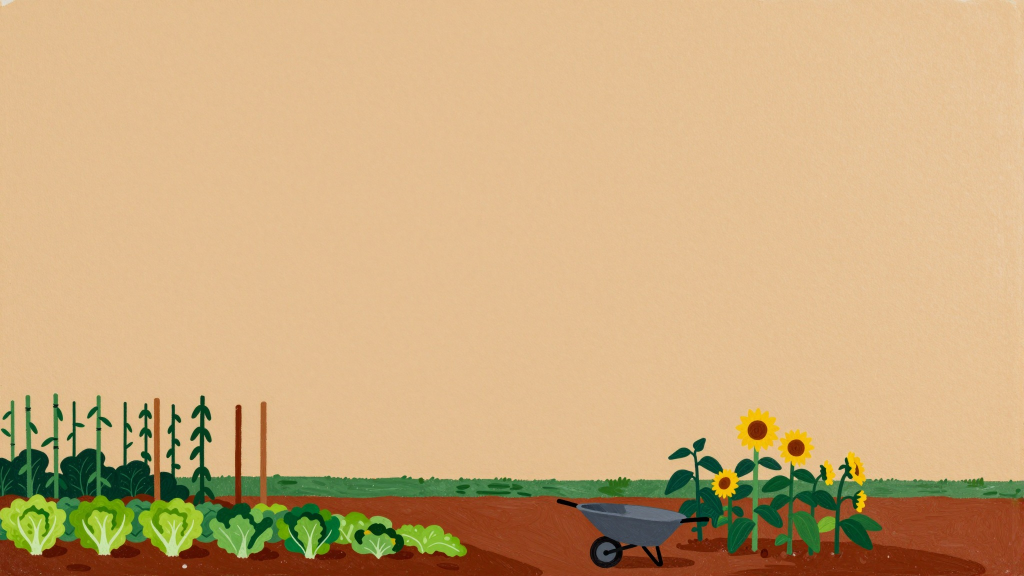
#> input picture examples/bramblecote/inputs/band.jpg, 2048 x 1152 px (shown at 1/2 size); its folder holds only this picture in this run
$ python -i camera_guide.py   (imports and definitions only)   (older library calls are emulated)
#> lines starting #> are read from the running program, lines starting #| are printed output that depends on the picture; after the words box and inside, x2 and y2 are one past the last pixel; in counts of white or black regions, pixels touching at a corner belong together
"""camera_guide: keyed camera moves on moving (video) beats.

A video model takes camera direction only as words, which it mostly ignores, so "the crowd keeps walking while the
camera pushes in to the girl" used to be impossible: a clip, then a cut to a still. A beat with `camera:` keys gets the
camera it asks for by construction, in four steps (each cached by its own digest in the beat's folder):

    still.png     the beat's start image, fitted to beat_res
    depth.npy     Depth Anything V2 depth of that image (the freeze pipeline's prepare_depth: edge-snapped)
    people.png    the moving subjects (`camera.subjects`, found by Florence-2, cut out by SAM 2.1: engine/region.py)
    guide.mp4     the camera path flown through the image's depth with the freeze renderer (engine/freeze.py), as a
                  depth video, with the moving subjects softened into blobs so the guide fixes the camera and the static
                  world (street, buildings, lamps) but leaves the people free to walk. Beside it: guide_rgb.mp4 (the
                  same move flown through the picture itself, a pure-camera preview and the reference the follow
                  measurement compares against) and guide_static.mp4 (where the static world is, per frame).

The guide then steers a video model along the same machinery a take uses: LTX-2.3 with the IC-LoRA union control
(`build_graph`, the depth guide of film takes) or Wan 2.2 Fun Control (`build_wan_graph`, the guide as the control
video), or Uni3C (the purpose-built camera controlnet; needs a file that is not installed by default).

Whether the camera really follows the keys is measured, not assumed: `follow_error` registers every generated frame
against the pure-camera render of the first frame and reports how far the view is from the keyed one.
"""
from __future__ import annotations

import json
import math
import shutil
import time
from dataclasses import dataclass
from pathlib import Path
from typing import Callable, Optional

import numpy as np

from . import freeze as fz
from .freeze import FPS, CameraPath, View
from .project import BuildError

VERSION = 5


# ---------------------------------------------------------------- the path

def camera_path(move) -> CameraPath:
    """The beat's own CameraPath (same keys, same easing as a frozen moment's)."""
    return CameraPath(move.keys, move.ease)


@dataclass
class CameraPlan:
    """The camera over one beat: a path over some stretch [lo, hi] of 0-1. Alone a beat covers all of [0, 1] of its own
    path. Beats that `continue` one another share one smooth path over the whole chain (it rests only at the chain's ends
    and on holds, so the camera's position AND speed carry across each cut), and each covers its own slice."""
    path: CameraPath
    lo: float = 0.0
    hi: float = 1.0

    def at(self, t: float) -> View:
        return self.path.at(self.lo + (self.hi - self.lo) * min(1.0, max(0.0, t)))

    # [37 lines left out: functions keys, chain_of, plan_for, not called in this run]


def view_at(move, t: float) -> View:
    return camera_path(move).at(t)


# ---------------------------------------------------------------- the guide's pictures

# [15 lines left out: function soften_subjects, not called in this run]


def _gray3(a: np.ndarray) -> np.ndarray:
    u8 = (np.clip(a, 0, 1) * 255 + 0.5).astype(np.uint8)
    return np.repeat(u8[..., None], 3, axis=2)


# [16 lines left out: function render_streams, not called in this run]


@dataclass
class Guide:
    depth: Path          # guide.mp4, what steers the model
    rgb: Path            # guide_rgb.mp4, the picture flown along the same path
    static: Path         # guide_static.mp4, 255 where the static world is
    frames: int
    fps: int


# [26 lines left out: function write_guide, not called in this run]


# ---------------------------------------------------------------- generating along the guide

NEGATIVE = ("static camera, camera shake, flicker, morphing, warped body, extra limbs, new objects appearing, text, "
            "watermark, blur, cuts")


# [8 lines left out: function _unique, not called in this run]


def ltx_frames(seconds: float) -> int:
    from .animate import frames_for
    return frames_for(seconds)


# [79 lines left out: functions generate_ltx, wan_clip_frames, generate_wan, encode_pngs, not called in this run]


# ---------------------------------------------------------------- measuring: does the camera follow the keys?

def _gray(a: np.ndarray) -> np.ndarray:
    import cv2
    return cv2.cvtColor(a, cv2.COLOR_RGB2GRAY)
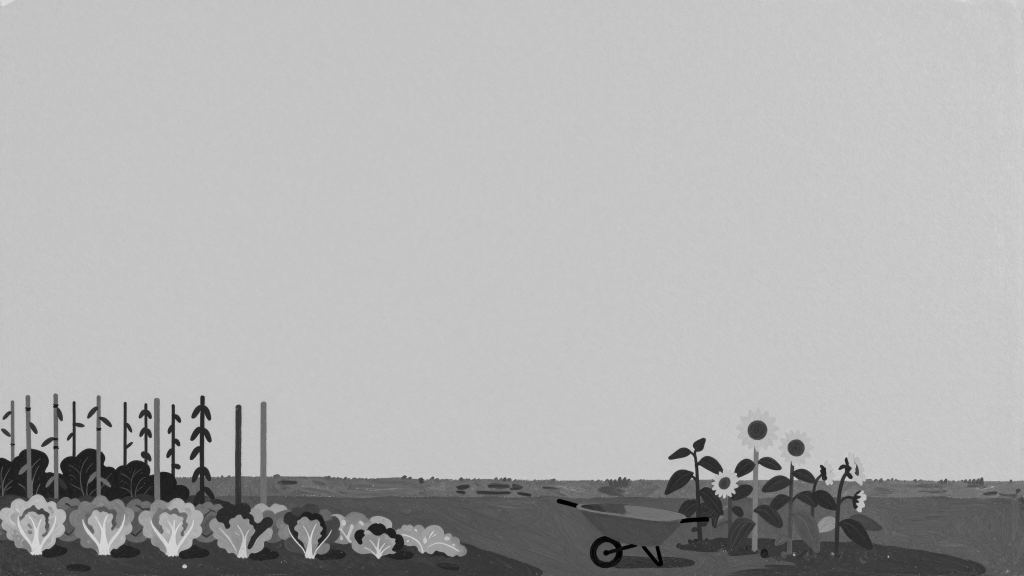
#> returned value: shape (1152, 2048) (shown at 1/2 size); min 0, max 223, mean 176


# [135 lines left out: functions register, view_from_transform, register_all, track_views, relative_view, follow_error and 2 more, not called in this run]


UNI3C_FILE = "Wan21_Uni3C_controlnet_fp16.safetensors"
UNI3C_SOURCE = "https://huggingface.co/Kijai/WanVideo_comfy/blob/main/Wan21_Uni3C_controlnet_fp16.safetensors"


# [62 lines left out: functions uni3c_name, build_uni3c_graph, generate_uni3c, not called in this run]


# ---------------------------------------------------------------- matching the plate (tone and grain)

def noise_level(rgb: np.ndarray, mask: Optional[np.ndarray] = None) -> float:
    """The grain of a picture: the standard deviation (0-255) of what a light blur takes out of its luminance, over its flat
    parts (low local gradient), so edges and ink lines do not count as noise."""
    import cv2
    g = _gray(rgb).astype(np.float32)
    hf = g - cv2.GaussianBlur(g, (0, 0), 1.2)
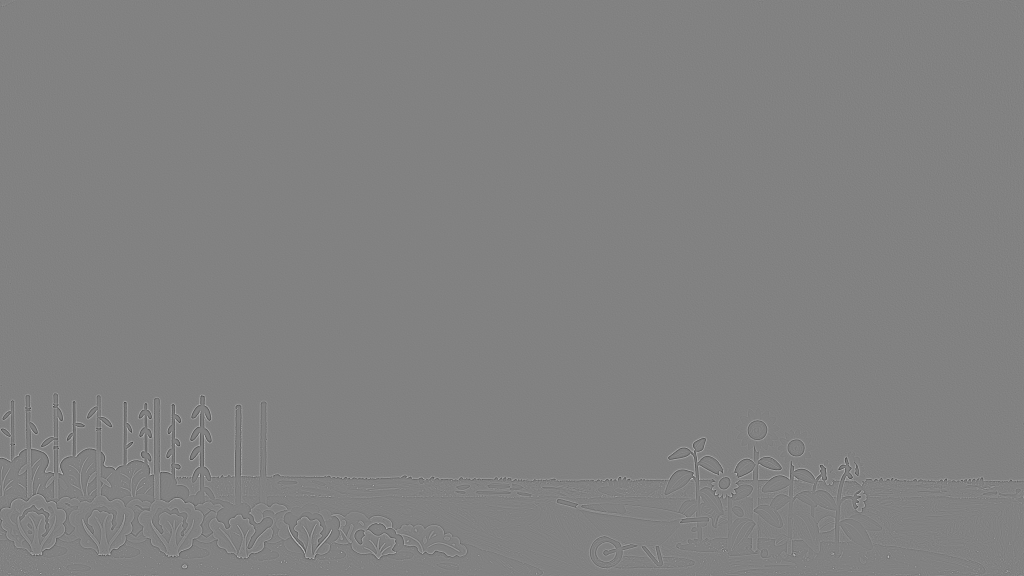
#> hf: shape (1152, 2048) float32 (shown at 1/2 size); min -90.89, max 87.55, mean 0; drawn with min black and max white
    grad = np.hypot(cv2.Sobel(cv2.GaussianBlur(g, (0, 0), 1.5), cv2.CV_32F, 1, 0), cv2.Sobel(cv2.GaussianBlur(g, (0, 0), 1.5), cv2.CV_32F, 0, 1))
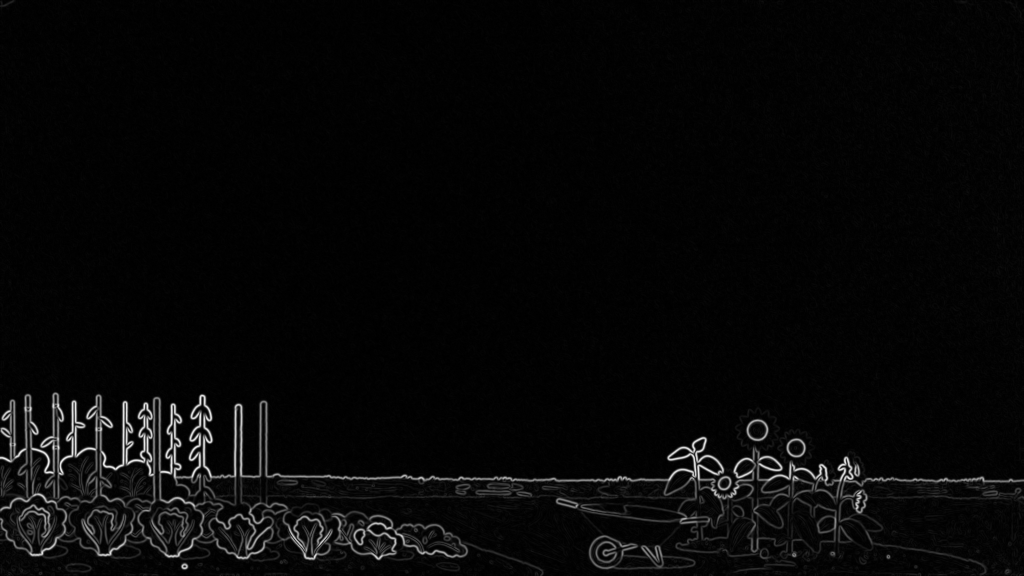
#> grad: shape (1152, 2048) float32 (shown at 1/2 size); min 0, max 301.4, mean 9.1; drawn with min black and max white
    flat = grad < max(2.0, float(np.percentile(grad, 40)))
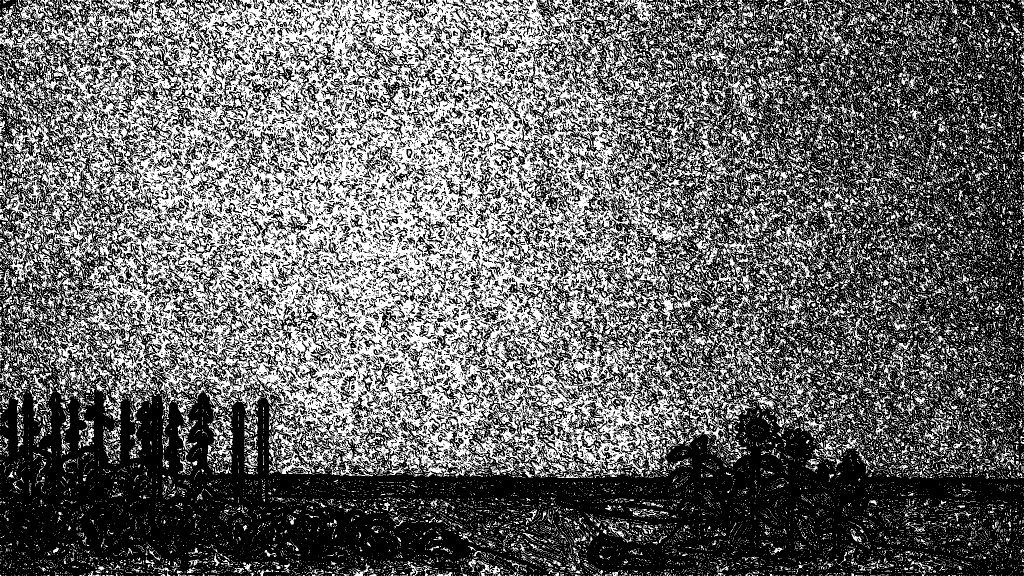
#> flat: shape (1152, 2048) bool (shown at 1/2 size); 40% white; 23683 white regions (20892 under 20 px), largest, box (x1, y1, x2, y2) and area: (0, 0, 1509, 956) 616442, (1187, 24, 1359, 259) 8748, (101, 630, 249, 815) 4839
    if mask is not None:
        flat &= mask > 127
    return float(hf[flat].std()) if flat.sum() > 200 else 0.0


# [159 lines left out: functions tone_match, people_displacement, stabilised, crop_view, contact_sheet, world_view and 2 more, not called in this run]

>>> import cv2
>>> picture = cv2.cvtColor(cv2.imread('../examples/bramblecote/inputs/band.jpg'), cv2.COLOR_BGR2RGB)
>>> result = noise_level(picture)
#> result = 1.17

$ run again, on examples/bramblecote/inputs/card-save.jpg
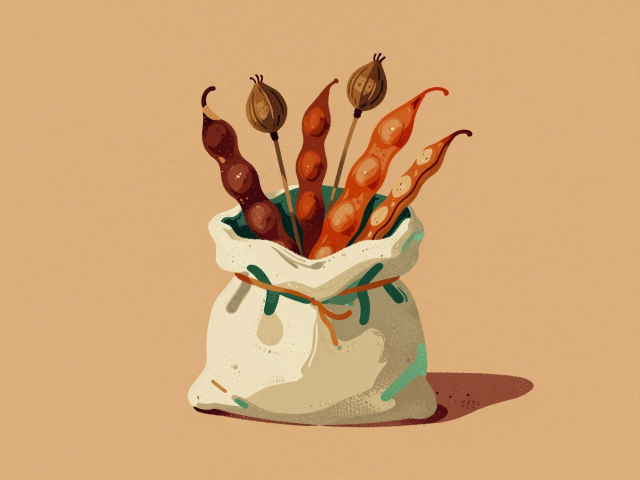
#> input picture examples/bramblecote/inputs/card-save.jpg, 1280 x 960 px (shown at 1/2 size)
#> in noise_level, `grad = np.hypot(cv2.Sobel(cv2.GaussianBlur(g, (0, 0), 1.5), cv2.CV_32F..`:
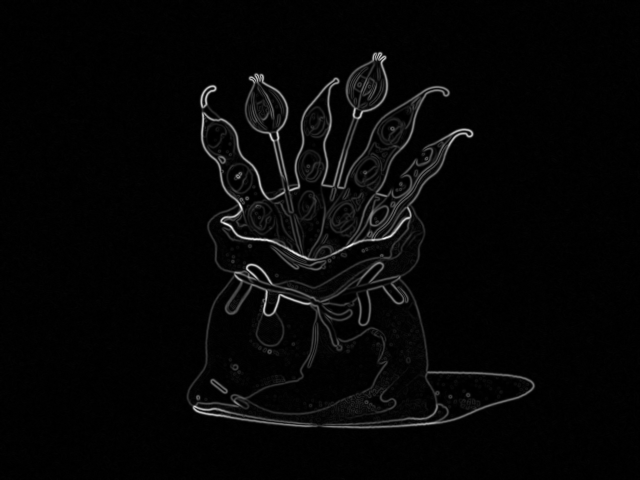
#> grad: shape (960, 1280) float32 (shown at 1/2 size); min 0, max 373.7, mean 10; drawn with min black and max white
#> in noise_level, `flat = grad < max(2.0, float(np.percentile(grad, 40)))`:
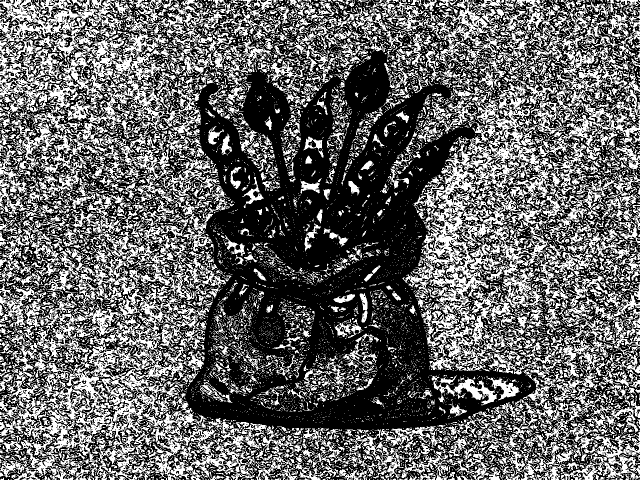
#> flat: shape (960, 1280) bool (shown at 1/2 size); 40% white; 8434 white regions (7195 under 20 px), largest, box (x1, y1, x2, y2) and area: (0, 0, 534, 960) 153231, (805, 143, 1280, 658) 69190, (956, 659, 1280, 960) 19390
#> result = 1.01
